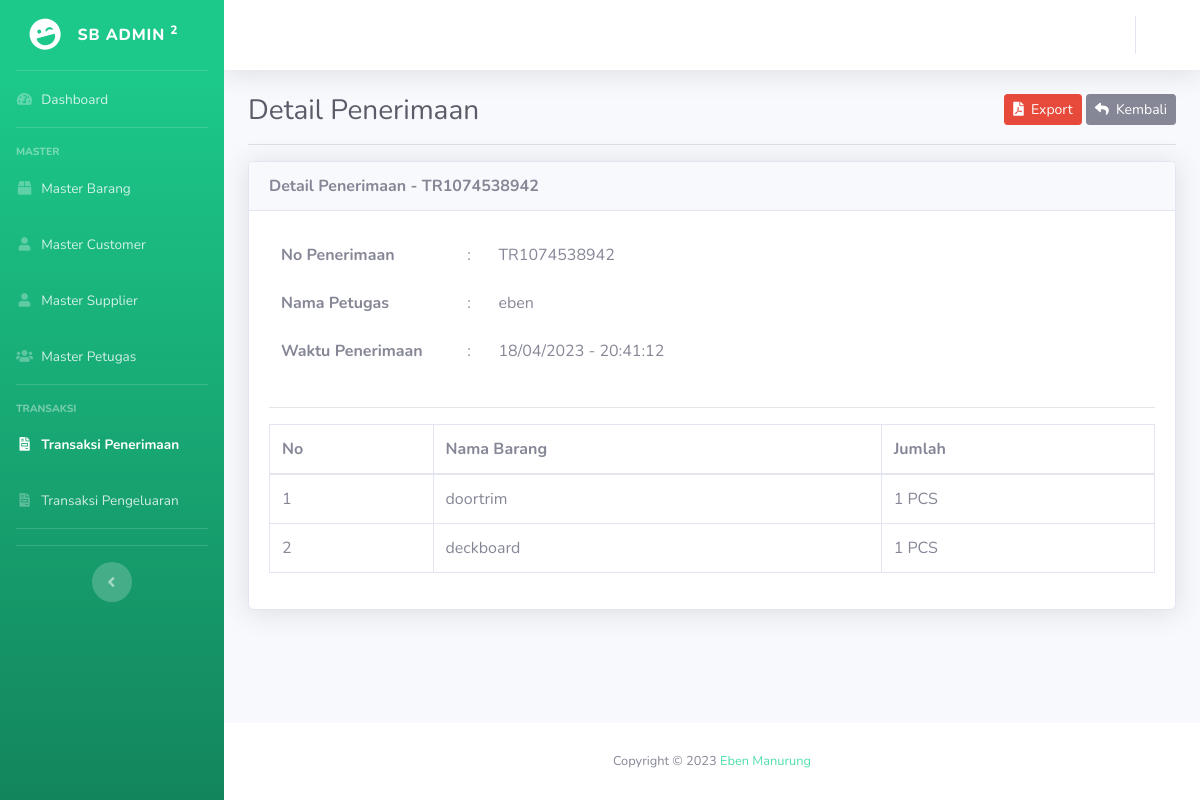
Screenshot of /penerimaan/detail/TR1074538942 with the database file from the repository.
### tables this page shows
CREATE TABLE `penerimaan` (
  `id` int(11) NOT NULL,
  `no_terima` varchar(25) DEFAULT NULL,
  `tgl_terima` varchar(25) DEFAULT NULL,
  `jam_terima` varchar(10) DEFAULT NULL,
  `nama_supplier` varchar(80) DEFAULT NULL,
  `nama_petugas` varchar(80) DEFAULT NULL
);

CREATE TABLE `detail_terima` (
  `no_terima` varchar(25) DEFAULT NULL,
  `nama_barang` varchar(80) DEFAULT NULL,
  `jumlah` int(11) DEFAULT NULL,
  `satuan` varchar(20) DEFAULT NULL
);

### application/controllers/Penerimaan.php (called while the page is built, shortened)
<?php
class Penerimaan extends CI_Controller{
	public function __construct(){
		$this->data['aktif'] = 'penerimaan';
		$this->load->model('M_barang', 'm_barang');
		$this->load->model('M_supplier', 'm_supplier');
		$this->load->model('M_penerimaan', 'm_penerimaan');
		$this->load->model('M_detail_terima', 'm_detail_terima');
	}
	public function detail($no_terima){
		$this->data['title'] = 'Detail Penerimaan';
		$this->data['penerimaan'] = $this->m_penerimaan->lihat_no_terima($no_terima);
		$this->data['all_detail_terima'] = $this->m_detail_terima->lihat_no_terima($no_terima);
		$this->data['no'] = 1;
		$this->load->view('penerimaan/detail', $this->data);
	}
}

### index.php (called while the page is built, shortened)
<?php
require_once BASEPATH.'core/CodeIgniter.php';

### application/models/M_penerimaan.php (called while the page is built, shortened)
<?php
class M_penerimaan extends CI_Model {
	protected $_table = 'penerimaan';
	public function lihat_no_terima($no_terima){
		return $this->db->get_where($this->_table, ['no_terima' => $no_terima])->row();
	}
}

### application/models/M_detail_terima.php (called while the page is built, shortened)
<?php
class M_detail_terima extends CI_Model {
	protected $_table = 'detail_terima';
	public function lihat_no_terima($no_terima){
		return $this->db->get_where($this->_table, ['no_terima' => $no_terima])->result();
	}
}

### application/views/penerimaan/detail.php (the view, shortened to what this page needs)
<!DOCTYPE html>
<html lang="en">
<head>
	<?php $this->load->view('partials/head.php') ?>
</head>
<body id="page-top">
	<div id="wrapper">
		<?php $this->load->view('partials/sidebar.php') ?>
		<div id="content-wrapper" class="d-flex flex-column">
			<div id="content" data-url="<?= base_url('penerimaan') ?>">
				<?php $this->load->view('partials/topbar.php') ?>
				<div class="container-fluid">
				<div class="clearfix">
					<div class="float-left">
						<h1 class="h3 m-0 text-gray-800"><?= $title ?></h1>
					</div>
					<div class="float-right">
						<a href="<?= base_url('penerimaan/export_detail/' . $penerimaan->no_terima) ?>" class="btn btn-danger btn-sm"><i class="fa fa-file-pdf"></i>&nbsp;&nbsp;Export</a>
						<a href="<?= base_url('penerimaan') ?>" class="btn btn-secondary btn-sm"><i class="fa fa-reply"></i>&nbsp;&nbsp;Kembali</a>
					</div>
				</div>
				<hr>
				<div class="card shadow">
					<div class="card-header"><strong><?= $title ?> - <?= $penerimaan->no_terima ?></strong></div>
					<div class="card-body">
						<div class="row">
							<div class="col-md-6">
								<table class="table table-borderless">
									<tr>
										<td><strong>No Penerimaan</strong></td>
										<td>:</td>
										<td><?= $penerimaan->no_terima ?></td>
									</tr>
									<tr>
										<td><strong>Nama Petugas</strong></td>
										<td>:</td>
										<td><?= $penerimaan->nama_petugas ?></td>
									</tr>
									<tr>
										<td><strong>Waktu Penerimaan</strong></td>
										<td>:</td>
										<td><?= $penerimaan->tgl_terima ?> - <?= $penerimaan->jam_terima ?></td>
									</tr>
								</table>
							</div>
						</div>
						<hr>
						<div class="row">
							<div class="col-md-12">
								<table class="table table-bordered">
									<thead>
										<tr>
											<td><strong>No</strong></td>
											<td><strong>Nama Barang</strong></td>
											<td><strong>Jumlah</strong></td>
										</tr>
									</thead>
									<tbody>
										<?php foreach ($all_detail_terima as $detail_terima): ?>
											<tr>
												<td><?= $no++ ?></td>
												<td><?= $detail_terima->nama_barang ?></td>
												<td><?= $detail_terima->jumlah ?> <?= strtoupper($detail_terima->satuan) ?></td>
											</tr>
										<?php endforeach ?>
									</tbody>
								</table>
							</div>
						</div>
					</div>
				</div>
				</div>
			</div>
			<?php $this->load->view('partials/footer.php') ?>
		</div>
	</div>
</body>
</html>

### application/views/partials/sidebar.php (shortened to what this page needs)
<ul class="navbar-nav bg-gradient-success sidebar sidebar-dark accordion" id="accordionSidebar">
<a class="sidebar-brand d-flex align-items-center justify-content-center" href="index.html">
<div class="sidebar-brand-icon rotate-n-15">
<i class="fas fa-laugh-wink"></i>
</div>
<div class="sidebar-brand-text mx-3">SB Admin <sup>2</sup></div>
</a>
<hr class="sidebar-divider my-0">
<li class="nav-item <?= $aktif == 'dashboard' ? 'active' : '' ?>">
<a class="nav-link" href="<?= base_url('dashboard') ?>">
<i class="fas fa-fw fa-tachometer-alt"></i>
<span>Dashboard</span></a>
</li>
<hr class="sidebar-divider">
<div class="sidebar-heading">
Master
</div>
<li class="nav-item <?= $aktif == 'barang' ? 'active' : '' ?>">
<a class="nav-link" href="<?= base_url('barang') ?>">
<i class="fas fa-fw fa-box"></i>
<span>Master Barang</span></a>
</li>
<li class="nav-item <?= $aktif == 'customer' ? 'active' : '' ?>">
<a class="nav-link" href="<?= base_url('customer') ?>">
<i class="fas fa-fw fa-user"></i>
<span>Master Customer</span></a>
</li>
<li class="nav-item <?= $aktif == 'supplier' ? 'active' : '' ?>">
<a class="nav-link" href="<?= base_url('supplier') ?>">
<i class="fas fa-fw fa-user"></i>
<span>Master Supplier</span></a>
</li>
<li class="nav-item <?= $aktif == 'petugas' ? 'active' : '' ?>">
<a class="nav-link" href="<?= base_url('petugas') ?>">
<i class="fas fa-fw fa-users"></i>
<span>Master Petugas</span></a>
</li>
<hr class="sidebar-divider">
<div class="sidebar-heading">
Transaksi
</div>
<li class="nav-item <?= $aktif == 'penerimaan' ? 'active' : '' ?>">
<a class="nav-link" href="<?= base_url('penerimaan') ?>">
<i class="fas fa-fw fa-file-invoice"></i>
<span>Transaksi Penerimaan</span></a>
</li>
<li class="nav-item <?= $aktif == 'pengeluaran' ? 'active' : '' ?>">
<a class="nav-link" href="<?= base_url('pengeluaran') ?>">
<i class="fas fa-fw fa-file-invoice"></i>
<span>Transaksi Pengeluaran</span></a>
</li>
<hr class="sidebar-divider">
<hr class="sidebar-divider d-none d-md-block">
<div class="text-center d-none d-md-inline">
<button class="rounded-circle border-0" id="sidebarToggle"></button>
</div>
</ul>

### application/views/partials/topbar.php (shortened to what this page needs)
<nav class="navbar navbar-expand navbar-light bg-white topbar mb-4 static-top shadow">
<ul class="navbar-nav ml-auto">
<li class="nav-item dropdown no-arrow">
<a class="nav-link dropdown-toggle" href="#" id="userDropdown" role="button" data-toggle="dropdown" aria-haspopup="true" aria-expanded="false">
</a>
</li>
</ul>
</nav>

### application/views/partials/footer.php
<footer class="sticky-footer bg-white">
	<div class="container my-auto">
		<div class="copyright text-center my-auto">
			<span>Copyright © <?php echo date("Y"); ?> <a href="https://instagram.com/" target="_blank">Eben Manurung</a></span>
		</div>
	</div>
</footer>

### rows the page displays
penerimaan: no_terima "TR1074538942", nama_petugas "eben", tgl_terima "18/04/2023", jam_terima "20:41:12"
detail_terima: nama_barang "doortrim", jumlah "1", satuan "PCS"
detail_terima: nama_barang "deckboard", jumlah "1", satuan "PCS"

### other values shown
$title "Detail Penerimaan"
